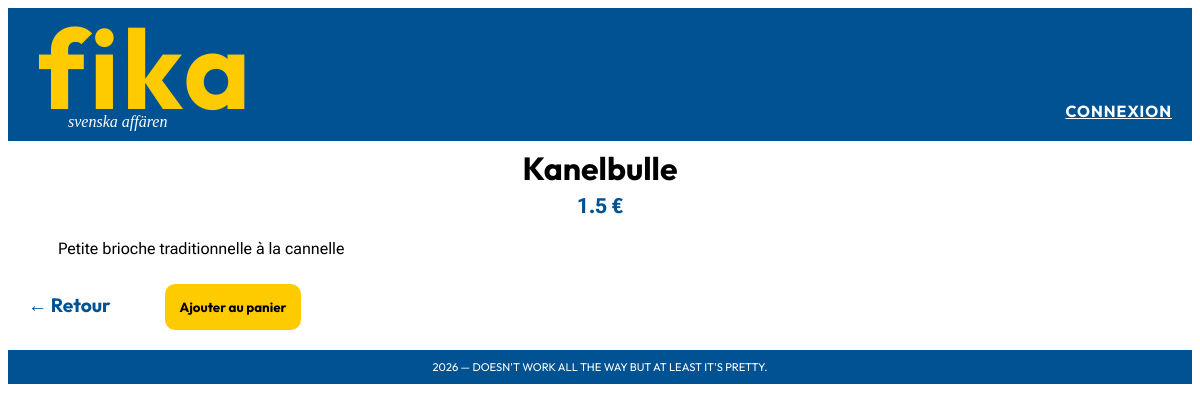
Screenshot of /?page=product&id=5 with the database file from the repository.
### tables this page shows
CREATE TABLE products (
    `id` INT AUTO_INCREMENT PRIMARY KEY,
    `name` VARCHAR(255) NOT NULL,
    `price` DECIMAL (10, 2),
    `description` TEXT,
    `created_at` DATE
);

### controller/ProductController.php (called while the page is built, shortened)
<?php
require_once __DIR__ . '/../repository/ProductRepository.php';
require_once __DIR__ . '/../model/Product.php';
class ProductController
{
    public function displayProduct(): void
    {
        $pdo = getPDO();
        $id = (int)($_GET['id'] ?? 0);
        $repository = new ProductRepository($pdo);
        $product = $repository->getById($id);
        require_once __DIR__ . '/../view/product.php';
    }
}

### repository/ProductRepository.php (called while the page is built, shortened)
<?php
require_once __DIR__ . '/../model/Product.php';
class ProductRepository{
    private PDO $db;
    public function __construct(PDO $db)
    {
        $this->db = $db;
    }
public function getById(int $id): ?Product {
        $stmt = $this->db->prepare("SELECT * FROM products WHERE id = :id");
        $stmt->setFetchMode(PDO::FETCH_CLASS, 'Product');
        $stmt->execute(['id' => $id]);
        $product = $stmt->fetch();
        return $product ?: null;
    }
}

### model/Product.php (called while the page is built, shortened)
<?php
class Product{
    private string $name;
    private float $price;
    private string $description;
    public function getName(): string{
        return ($this->name);
    }
    public function getPrice(): float{
        return $this->price;
    }
    public function getDescription(): string{
        return $this->description;
    }
}

### view/product.php (the view, shortened to what this page needs)
<!DOCTYPE html>
<html lang="en">
<head>
</head>
<body>
    <?php include('./view/layout/header.php');?>
    <?php if (!$product): ?>
    <h2>Produit introuvable</h2>
    <a href="?page=products">Retour</a>
    <?php else: ?>
    <h2 class="product-title"><?= $product->getName() ?></h2>
    <p class="product-price"><?= $product->getPrice() ?> €</p>
    <p class="product-description"><?= $product->getDescription() ?></p>
    <a class="go-back" href="http://localhost/TP_MVC/">← Retour</a>
    <button class="product-add" type="button">Ajouter au panier</button>
    <?php endif; ?>
    <?php include('./view/layout/footer.php'); ?>
</body>
</html>

### public/css/style.css (style rules this page uses)
.product-title { font-family: "Outfit", sans-serif; line-height: 0px; font-size: 2em; text-align:center; }
.product-price { font-family:'Roboto Flex',sans-serif; font-size:1.3em; color: #005293; font-weight: bold; text-align:center; }
.product-description { font-family:'Roboto Flex',sans-serif; text-align:left; margin-left:50px; font-size:1em; }
.product-add { background: #fecb00; border: none; padding: 15px; border-radius: 10px; font-family: 'Outfit', sans-serif; font-weight: bold; margin:10px 0px 0px 50px; }
.go-back { text-decoration: none; color: #005293; font-weight: bold; font-size:1.2em; margin:15px 0px 0px 20px; font-family:'Outfit',sans-serif; }

### rows the page displays
products: name "Kanelbulle", price "1.5", description "Petite brioche traditionnelle à la cannelle"
